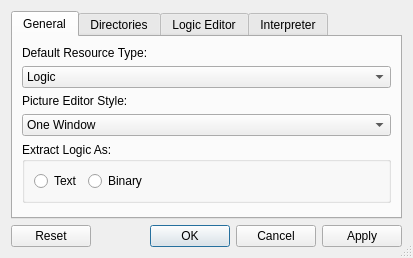
<?xml version="1.0" encoding="UTF-8"?>
<ui version="4.0">
 <class>Settings</class>
 <widget class="QDialog" name="Settings">
  <property name="geometry">
   <rect>
    <x>0</x>
    <y>0</y>
    <width>413</width>
    <height>258</height>
   </rect>
  </property>
  <property name="windowTitle">
   <string>Settings</string>
  </property>
  <property name="sizeGripEnabled">
   <bool>true</bool>
  </property>
  <property name="modal">
   <bool>true</bool>
  </property>
  <layout class="QVBoxLayout" name="verticalLayout_2">
   <item>
    <widget class="QTabWidget" name="tabWidget">
     <property name="currentIndex">
      <number>0</number>
     </property>
     <widget class="QWidget" name="tabGeneral">
      <attribute name="title">
       <string>General</string>
      </attribute>
      <layout class="QGridLayout" name="gridLayout_4">
       <item row="0" column="0">
        <widget class="QLabel" name="label_7">
         <property name="text">
          <string>Default Resource Type:</string>
         </property>
         <property name="buddy">
          <cstring>comboBoxDefaultResource</cstring>
         </property>
        </widget>
       </item>
       <item row="2" column="0">
        <widget class="QLabel" name="label_8">
         <property name="text">
          <string>Picture Editor Style:</string>
         </property>
         <property name="buddy">
          <cstring>comboBoxPicEditStyle</cstring>
         </property>
        </widget>
       </item>
       <item row="3" column="0">
        <widget class="QComboBox" name="comboBoxPicEditStyle">
         <item>
          <property name="text">
           <string>One Window</string>
          </property>
         </item>
         <item>
          <property name="text">
           <string>Two Windows</string>
          </property>
         </item>
        </widget>
       </item>
       <item row="4" column="0">
        <widget class="QGroupBox" name="groupBoxExtractLogic">
         <property name="title">
          <string>Extract Logic As:</string>
         </property>
         <layout class="QHBoxLayout" name="horizontalLayout">
          <item>
           <widget class="QRadioButton" name="radioButtonExtractAsText">
            <property name="sizePolicy">
             <sizepolicy hsizetype="Maximum" vsizetype="Fixed">
              <horstretch>0</horstretch>
              <verstretch>0</verstretch>
             </sizepolicy>
            </property>
            <property name="text">
             <string>Text</string>
            </property>
            <attribute name="buttonGroup">
             <string notr="true">buttonGroupExtractLogicAs</string>
            </attribute>
           </widget>
          </item>
          <item>
           <widget class="QRadioButton" name="radioButtonExtractAsBin">
            <property name="sizePolicy">
             <sizepolicy hsizetype="Minimum" vsizetype="Fixed">
              <horstretch>0</horstretch>
              <verstretch>0</verstretch>
             </sizepolicy>
            </property>
            <property name="text">
             <string>Binary</string>
            </property>
            <attribute name="buttonGroup">
             <string notr="true">buttonGroupExtractLogicAs</string>
            </attribute>
           </widget>
          </item>
         </layout>
        </widget>
       </item>
       <item row="1" column="0">
        <widget class="QComboBox" name="comboBoxDefaultResource">
         <item>
          <property name="text">
           <string>Logic</string>
          </property>
         </item>
         <item>
          <property name="text">
           <string>Picture</string>
          </property>
         </item>
         <item>
          <property name="text">
           <string>View</string>
          </property>
         </item>
         <item>
          <property name="text">
           <string>Sound</string>
          </property>
         </item>
        </widget>
       </item>
       <item row="5" column="0">
        <spacer name="verticalSpacer_3">
         <property name="orientation">
          <enum>Qt::Vertical</enum>
         </property>
         <property name="sizeHint" stdset="0">
          <size>
           <width>20</width>
           <height>40</height>
          </size>
         </property>
        </spacer>
       </item>
      </layout>
     </widget>
     <widget class="QWidget" name="tabDirectories">
      <attribute name="title">
       <string>Directories</string>
      </attribute>
      <layout class="QGridLayout" name="gridLayout_2">
       <item row="1" column="2">
        <widget class="QPushButton" name="pushButtonTemplateDirBrowse">
         <property name="text">
          <string>Browse...</string>
         </property>
        </widget>
       </item>
       <item row="1" column="1">
        <widget class="QLineEdit" name="lineEditTemplateDir"/>
       </item>
       <item row="2" column="1">
        <widget class="QLineEdit" name="lineEditHelpDir"/>
       </item>
       <item row="0" column="0" colspan="3">
        <widget class="QGroupBox" name="groupBox">
         <property name="title">
          <string>Logic Source Directory</string>
         </property>
         <layout class="QGridLayout" name="gridLayout_3">
          <item row="0" column="1">
           <widget class="QLineEdit" name="lineEditGameDirSrc"/>
          </item>
          <item row="1" column="0">
           <widget class="QRadioButton" name="radioButtonFullPath">
            <property name="text">
             <string>Full Path:</string>
            </property>
            <attribute name="buttonGroup">
             <string notr="true">buttonGroupSrcDir</string>
            </attribute>
           </widget>
          </item>
          <item row="1" column="1">
           <widget class="QLineEdit" name="lineEditFullPathSrc"/>
          </item>
          <item row="0" column="0">
           <widget class="QRadioButton" name="radioButtonGameDir">
            <property name="text">
             <string>[GameDir]/</string>
            </property>
            <attribute name="buttonGroup">
             <string notr="true">buttonGroupSrcDir</string>
            </attribute>
           </widget>
          </item>
          <item row="1" column="2">
           <widget class="QPushButton" name="pushButtonSrcDirBrowse">
            <property name="text">
             <string>Browse...</string>
            </property>
           </widget>
          </item>
         </layout>
        </widget>
       </item>
       <item row="1" column="0">
        <widget class="QLabel" name="label_5">
         <property name="text">
          <string>Template:</string>
         </property>
         <property name="buddy">
          <cstring>lineEditTemplateDir</cstring>
         </property>
        </widget>
       </item>
       <item row="2" column="2">
        <widget class="QPushButton" name="pushButtonHelpDirBrowse">
         <property name="text">
          <string>Browse...</string>
         </property>
        </widget>
       </item>
       <item row="2" column="0">
        <widget class="QLabel" name="label_6">
         <property name="text">
          <string>Help:</string>
         </property>
         <property name="buddy">
          <cstring>lineEditHelpDir</cstring>
         </property>
        </widget>
       </item>
       <item row="3" column="1">
        <spacer name="verticalSpacer_4">
         <property name="orientation">
          <enum>Qt::Vertical</enum>
         </property>
         <property name="sizeHint" stdset="0">
          <size>
           <width>20</width>
           <height>40</height>
          </size>
         </property>
        </spacer>
       </item>
      </layout>
     </widget>
     <widget class="QWidget" name="tabLogicEditor">
      <attribute name="title">
       <string>Logic Editor</string>
      </attribute>
      <layout class="QVBoxLayout" name="verticalLayout_5">
       <item>
        <widget class="QCheckBox" name="checkBoxShowAllMessages">
         <property name="text">
          <string>Show all messages at end (not just unused ones)</string>
         </property>
        </widget>
       </item>
       <item>
        <widget class="QCheckBox" name="checkBoxShowElseAsGoto">
         <property name="text">
          <string>Show all elses as gotos</string>
         </property>
        </widget>
       </item>
       <item>
        <widget class="QCheckBox" name="checkBoxShowSpecialSyntax">
         <property name="text">
          <string>Show special syntax (e.g. v30=4)</string>
         </property>
        </widget>
       </item>
       <item>
        <spacer name="verticalSpacer">
         <property name="orientation">
          <enum>Qt::Vertical</enum>
         </property>
         <property name="sizeHint" stdset="0">
          <size>
           <width>20</width>
           <height>40</height>
          </size>
         </property>
        </spacer>
       </item>
      </layout>
     </widget>
     <widget class="QWidget" name="tabInterpreter">
      <attribute name="title">
       <string>Interpreter</string>
      </attribute>
      <layout class="QGridLayout" name="gridLayout">
       <item row="1" column="2">
        <widget class="QPushButton" name="pushButtonInterpPathBrowse">
         <property name="text">
          <string>Browse...</string>
         </property>
        </widget>
       </item>
       <item row="2" column="0">
        <widget class="QLabel" name="label_2">
         <property name="text">
          <string>Arguments:</string>
         </property>
         <property name="buddy">
          <cstring>lineEditInterpArgs</cstring>
         </property>
        </widget>
       </item>
       <item row="2" column="1" colspan="2">
        <widget class="QLineEdit" name="lineEditInterpArgs"/>
       </item>
       <item row="1" column="1">
        <widget class="QLineEdit" name="lineEditInterpPath"/>
       </item>
       <item row="0" column="0">
        <widget class="QLabel" name="label">
         <property name="text">
          <string>Program:</string>
         </property>
         <property name="buddy">
          <cstring>comboBoxInterpreter</cstring>
         </property>
        </widget>
       </item>
       <item row="0" column="1" colspan="2">
        <widget class="QComboBox" name="comboBoxInterpreter">
         <property name="enabled">
          <bool>false</bool>
         </property>
         <item>
          <property name="text">
           <string>ScummVM</string>
          </property>
         </item>
         <item>
          <property name="text">
           <string>NAGI</string>
          </property>
         </item>
         <item>
          <property name="text">
           <string>Sarien</string>
          </property>
         </item>
         <item>
          <property name="text">
           <string>Other...</string>
          </property>
         </item>
        </widget>
       </item>
       <item row="1" column="0">
        <widget class="QLabel" name="label_4">
         <property name="text">
          <string>Path:</string>
         </property>
         <property name="buddy">
          <cstring>lineEditInterpPath</cstring>
         </property>
        </widget>
       </item>
       <item row="3" column="1" colspan="2">
        <widget class="QLabel" name="label_3">
         <property name="text">
          <string>Use the string %1 in the argument list to specify the game directory, if required.</string>
         </property>
         <property name="wordWrap">
          <bool>true</bool>
         </property>
        </widget>
       </item>
       <item row="4" column="1">
        <spacer name="verticalSpacer_2">
         <property name="orientation">
          <enum>Qt::Vertical</enum>
         </property>
         <property name="sizeHint" stdset="0">
          <size>
           <width>20</width>
           <height>40</height>
          </size>
         </property>
        </spacer>
       </item>
      </layout>
     </widget>
    </widget>
   </item>
   <item>
    <widget class="QDialogButtonBox" name="buttonBox">
     <property name="orientation">
      <enum>Qt::Horizontal</enum>
     </property>
     <property name="standardButtons">
      <set>QDialogButtonBox::Apply|QDialogButtonBox::Cancel|QDialogButtonBox::Ok|QDialogButtonBox::Reset</set>
     </property>
     <property name="centerButtons">
      <bool>false</bool>
     </property>
    </widget>
   </item>
  </layout>
 </widget>
 <resources/>
 <connections>
  <connection>
   <sender>buttonBox</sender>
   <signal>accepted()</signal>
   <receiver>Settings</receiver>
   <slot>accept()</slot>
   <hints>
    <hint type="sourcelabel">
     <x>227</x>
     <y>240</y>
    </hint>
    <hint type="destinationlabel">
     <x>157</x>
     <y>257</y>
    </hint>
   </hints>
  </connection>
  <connection>
   <sender>buttonBox</sender>
   <signal>rejected()</signal>
   <receiver>Settings</receiver>
   <slot>reject()</slot>
   <hints>
    <hint type="sourcelabel">
     <x>295</x>
     <y>246</y>
    </hint>
    <hint type="destinationlabel">
     <x>286</x>
     <y>257</y>
    </hint>
   </hints>
  </connection>
 </connections>
 <buttongroups>
  <buttongroup name="buttonGroupExtractLogicAs"/>
  <buttongroup name="buttonGroupSrcDir"/>
 </buttongroups>
</ui>
